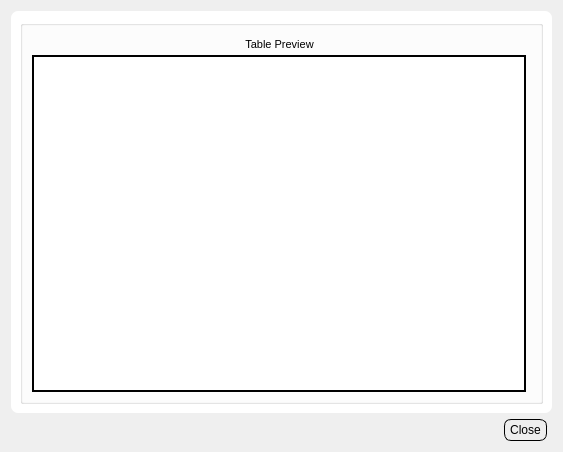
<?xml version="1.0" encoding="UTF-8"?>
<ui version="4.0">
 <class>Dialog</class>
 <widget class="QDialog" name="Dialog">
  <property name="geometry">
   <rect>
    <x>0</x>
    <y>0</y>
    <width>563</width>
    <height>452</height>
   </rect>
  </property>
  <property name="windowTitle">
   <string>Dialog</string>
  </property>
  <property name="styleSheet">
   <string notr="true">.QLabel{
	background: None;
	padding: 0px;
	margin: 0px;
}
.QComboBox {
    border: 1px solid gray;
    border-radius: 7px;
    padding: 2px;
	padding-left: 15px;
	background: #EEEEEE;
}
.QFrame, .QWidget{
	border-radius: 7;
	background: white;
}	



.QLineEdit{
	padding: 1px;
	border-style: solid;
	border: 1px solid black;
	border-radius: 8px;
	margin: 0px;
}

.QPushButton {
	color: black;
	background: #EEEEEE;
	border-width: 1px;
	border-color: black;
	border-style: solid;
	border-radius: 7;
	margin-top: 0px;
	margin-left: 5px;
	margin-right:5px;	
	padding-left: 5px;
	padding-right: 5px;
	padding-top: 3px;
	padding-bottom: 3px;
}


</string>
  </property>
  <layout class="QVBoxLayout" name="verticalLayout_3">
   <item>
    <layout class="QVBoxLayout" name="verticalLayout_5">
     <item>
      <widget class="QFrame" name="frame">
       <property name="frameShape">
        <enum>QFrame::StyledPanel</enum>
       </property>
       <property name="frameShadow">
        <enum>QFrame::Raised</enum>
       </property>
       <layout class="QVBoxLayout" name="verticalLayout_4">
        <item>
         <widget class="QGroupBox" name="groupBox">
          <property name="font">
           <font>
            <pointsize>12</pointsize>
            <weight>75</weight>
            <bold>true</bold>
           </font>
          </property>
          <property name="title">
           <string/>
          </property>
          <property name="alignment">
           <set>Qt::AlignCenter</set>
          </property>
          <layout class="QVBoxLayout" name="verticalLayout">
           <item>
            <layout class="QVBoxLayout" name="verticalLayout_2">
             <property name="spacing">
              <number>0</number>
             </property>
             <property name="leftMargin">
              <number>0</number>
             </property>
             <property name="rightMargin">
              <number>5</number>
             </property>
             <item>
              <layout class="QHBoxLayout" name="horizontalLayout_2">
               <item>
                <spacer name="horizontalSpacer_5">
                 <property name="orientation">
                  <enum>Qt::Horizontal</enum>
                 </property>
                 <property name="sizeHint" stdset="0">
                  <size>
                   <width>40</width>
                   <height>20</height>
                  </size>
                 </property>
                </spacer>
               </item>
               <item>
                <widget class="QLabel" name="label_3">
                 <property name="sizePolicy">
                  <sizepolicy hsizetype="Fixed" vsizetype="Fixed">
                   <horstretch>0</horstretch>
                   <verstretch>0</verstretch>
                  </sizepolicy>
                 </property>
                 <property name="font">
                  <font>
                   <pointsize>8</pointsize>
                  </font>
                 </property>
                 <property name="text">
                  <string>Table Preview</string>
                 </property>
                 <property name="alignment">
                  <set>Qt::AlignCenter</set>
                 </property>
                </widget>
               </item>
               <item>
                <spacer name="horizontalSpacer_4">
                 <property name="orientation">
                  <enum>Qt::Horizontal</enum>
                 </property>
                 <property name="sizeHint" stdset="0">
                  <size>
                   <width>40</width>
                   <height>20</height>
                  </size>
                 </property>
                </spacer>
               </item>
              </layout>
             </item>
             <item>
              <widget class="QTableView" name="tabviewPreview">
               <property name="focusPolicy">
                <enum>Qt::ClickFocus</enum>
               </property>
               <property name="frameShape">
                <enum>QFrame::WinPanel</enum>
               </property>
               <property name="frameShadow">
                <enum>QFrame::Plain</enum>
               </property>
              </widget>
             </item>
            </layout>
           </item>
          </layout>
         </widget>
        </item>
       </layout>
      </widget>
     </item>
     <item>
      <layout class="QHBoxLayout" name="horizontalLayout_7">
       <item>
        <spacer name="horizontalSpacer_6">
         <property name="orientation">
          <enum>Qt::Horizontal</enum>
         </property>
         <property name="sizeHint" stdset="0">
          <size>
           <width>40</width>
           <height>20</height>
          </size>
         </property>
        </spacer>
       </item>
       <item>
        <widget class="QPushButton" name="btnCancel">
         <property name="text">
          <string>Close</string>
         </property>
        </widget>
       </item>
      </layout>
     </item>
    </layout>
   </item>
  </layout>
 </widget>
 <resources/>
 <connections/>
</ui>
